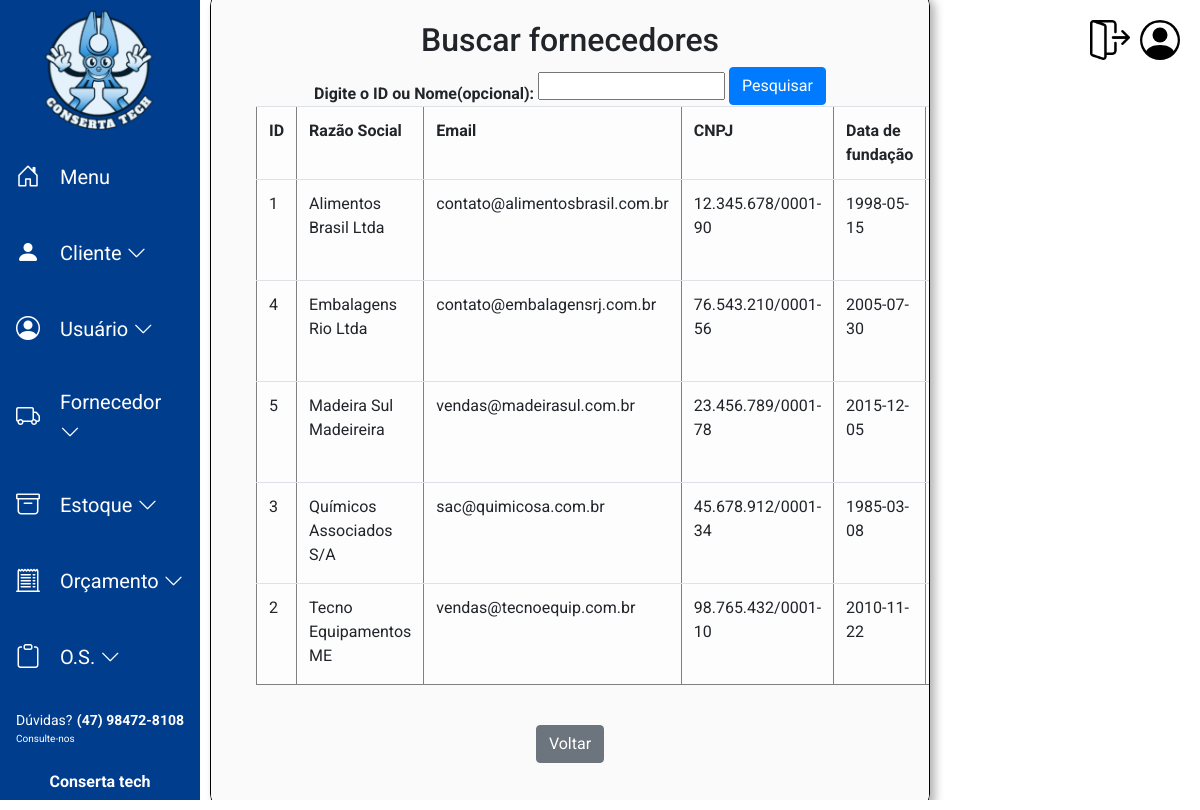
The page /Sistema_Conserta_Tech/Fornecedor/buscar_fornecedor.php (signed in) on the database its author committed.
### tables this page shows
CREATE TABLE `fornecedor` (
  `id_fornecedor` INT NOT NULL AUTO_INCREMENT,
  `email` VARCHAR(100) UNIQUE,
  `razao_social` VARCHAR(50) NOT NULL,
  `cnpj` VARCHAR(20) UNIQUE,
  `data_fundacao` DATE,
  `produto_fornecido` VARCHAR(100),
  `data_cad` DATE DEFAULT NULL,
  `cep` VARCHAR(10) DEFAULT NULL,
  `logradouro` VARCHAR(80) DEFAULT NULL,
  `tipo` VARCHAR(20) DEFAULT NULL,
  `complemento` VARCHAR(15) DEFAULT NULL,
  `numero` INT DEFAULT NULL,
  `cidade` VARCHAR(30) DEFAULT NULL,
  `uf` VARCHAR(2) DEFAULT NULL,
  `bairro` VARCHAR(20) DEFAULT NULL,
  `telefone` VARCHAR(18) DEFAULT NULL,
  `observacoes` VARCHAR(255),
  `inativo` TINYINT DEFAULT 0,
  PRIMARY KEY (`id_fornecedor`)
);

### Sistema_Conserta_Tech/Fornecedor/buscar_fornecedor.php (the view, shortened to what this page needs)
<?php
    require_once '../Conexao/conexao.php';
    if($_SERVER["REQUEST_METHOD"] == "POST" && !empty($_POST['busca'])){
        $busca=trim($_POST['busca']);
        if(is_numeric($busca)){
            $sql="SELECT * FROM fornecedor WHERE id_fornecedor = :busca ORDER BY nome ASC";
            $stmt=$pdo->prepare($sql);
            $stmt->bindParam(':busca',$busca, PDO::PARAM_INT);
        } else {
            $sql="SELECT * FROM fornecedor WHERE razao_social LIKE :busca_nome ORDER BY razao_social ASC";
            $stmt=$pdo->prepare($sql);
            $stmt->bindValue(':busca_nome',"$busca%", PDO::PARAM_STR);
        }
    } else {
        $sql="SELECT * FROM fornecedor ORDER BY razao_social ASC";
        $stmt=$pdo->prepare($sql);
    }
    $stmt->execute();
    $fornecedores=$stmt->fetchAll(PDO::FETCH_ASSOC);
?>
<!DOCTYPE html>
<html lang="pt-br">
<head>
    <link rel="stylesheet" href="css_fornecedor.css">
    <link rel="stylesheet" href="../bootstrap/css/bootstrap.min.css">
    <link rel="stylesheet" href="https://cdn.jsdelivr.net/npm/bootstrap-icons@1.10.3/font/bootstrap-icons.css" />
    <link rel="stylesheet" href="../Menu_lateral/css-home-bar.css" />
    <link rel="stylesheet" href="https://cdn.jsdelivr.net/npm/flatpickr/dist/flatpickr.min.css">
    <link rel="stylesheet" href="https://cdn.jsdelivr.net/npm/notyf@3/notyf.min.css">
</head>
<body class="corpo">
<?php
  include("../Menu_lateral/menu.php");
?>
    <main>
    <div class="conteudo">
    <h2 align="center">Buscar fornecedores</h2>
    <form action="buscar_fornecedor.php" method="POST">
        <label for="busca">Digite o ID ou Nome(opcional): </label>
        <input type="text" id="busca" name="busca">
        <button class="btn btn-primary" type="submit">Pesquisar</button>
    </form>
    <?php if(!empty($fornecedores)): ?>
        <div class="container">
        <table id="tabela_pesquisa" border="1" class="table table-light table-hover">
            <tr>
                <th>ID</th>
                <th>Razão Social</th>
                <th>Email</th>
                <th>CNPJ</th>
                <th>Data de fundação</th>
                <th>Produto fornecido</th>
            </tr>
            <?php foreach($fornecedores as $fornecedor): ?>
                <tr>
                    <td><?=htmlspecialchars($fornecedor['id_fornecedor'])?></td>
                    <td><?=htmlspecialchars($fornecedor['razao_social'])?></td>
                    <td><?=htmlspecialchars($fornecedor['email'])?></td>
                    <td><?=htmlspecialchars($fornecedor['cnpj'])?></td>
                    <td><?=htmlspecialchars($fornecedor['data_fundacao'])?></td>
                    <td><?=htmlspecialchars($fornecedor['produto_fornecido'])?></td>
                </tr>
            <?php endforeach; ?>
        </table>
        <?php else: ?>
            <p align="center">Nenhum fornecedor encontrado.</p>
        <?php endif; ?>
        </div>
        <p align="center"><a class="btn btn-secondary" role="button" href="index.php">Voltar</a></p>
        </div>
    </main>
</body>
</html>

### Sistema_Conserta_Tech/Menu_lateral/menu.php (shortened to what this page needs)
<div id="menu-container">
  <div class="btn-expandir"></div>
  <button class="sair" title="sair da conta">
    <img src="../img/logout.png" alt="Sair">
  </button>
  <button class="fechar" title="fechar">
    <img src="../img/person-circle.svg" alt="Fechar">
  </button>
  <nav class="menu-lateral">
    <div class="top-menu">
      <ul>
        <button class="fixar-menu" id="fixar_menu">
          <img src="../img/techinho.png" alt="">
        </button>
        <li class="item-menu">
          <a href="../Principal/main.php" class="menu-link">
            <span class="icon"><i class="bi bi-house-door"></i></span>
            <span class="txt-link">Menu</span>
          </a>
        </li>
        <li class="item-menu">
          <a href="#" id="cliente" class="menu-link">
            <span class="icon"><i class="bi bi-person-fill"></i></span>
            <span class="txt-link">Cliente <i class="bi bi-chevron-down"></i></span>
          </a>
        </li>
        <li class="item-menu">
          <a href="#" id="usuario" class="menu-link">
            <span class="icon"><i class="bi bi-person-circle"></i></span>
            <span class="txt-link">Usuário <i class="bi bi-chevron-down"></i></span>
          </a>
        </li>
        <li class="item-menu">
          <a href="#" id="fornecedor" class="menu-link">
            <span class="icon"><i class="bi bi-truck"></i></span>
            <span class="txt-link">Fornecedor <i class="bi bi-chevron-down"></i></span>
          </a>
        </li>
        <li class="item-menu">
          <a href="#" id="estoque" class="menu-link">
            <span class="icon"><i class="bi bi-archive"></i></span>
            <span class="txt-link">Estoque <i class="bi bi-chevron-down"></i></span>
          </a>
        </li>
        <li class="item-menu">
          <a href="#" id="orcamento" class="menu-link">
            <span class="icon"><i class="bi bi-receipt-cutoff"></i></span>
            <span class="txt-link">Orçamento <i class="bi bi-chevron-down"></i></span>
          </a>
        </li>
        <li class="item-menu">
          <a href="#" id="os" class="menu-link">
            <span class="icon"><i class="bi bi-clipboard"></i></span>
            <span class="txt-link">O.S. <i class="bi bi-chevron-down"></i></span>
          </a>
        </li>
      </ul>
    </div>
    <div class="footer-contato">
      <div class="linha-info">
        <p class="duvidas">Dúvidas?<br><span>Consulte-nos</span></p>
        <p class="telefone">(47) 98472-8108</p>
      </div>
      <p class="empresa">Conserta tech</p>
    </div>
  </nav>
</div>

### Sistema_Conserta_Tech/Fornecedor/css_fornecedor.css (style rules this page uses)
body { margin: 0; padding: 0; min-height: 100vh; display: flex; justify-content: center; align-items: center; background-image: url("../img/fundo_site.png"); scrollbar-width: none; }
.conteudo { animation: aparecer 1.2s ease forwards; box-shadow: 5px 5px 10px rgba(0, 0, 0, 0.3); width: 90%; max-width: 800px; height: auto; align-items: center; border: 1px solid black; justify-content: center; display: flex; border-radius: 16px; background-color: #FAFAFA; padding: 30px; flex-direction: column; overflow-y: auto; scrollbar-width: none; gap: 4%; }
label { position: relative; top: 8px; font-weight: bold; margin-bottom: 5px; }

### Sistema_Conserta_Tech/Menu_lateral/css-home-bar.css (style rules this page uses)
* { margin: 0; padding: 0; box-sizing: border-box; font-family: 'Roboto', sans-serif; }
html, body { height: 100%; overflow-x: hidden; }
.menu-lateral { width: 60px; height: 100vh; background-color: #013d8d; padding: 0; box-shadow: 3px 0 0 #fff; position: fixed; top: 0; left: 0; display: flex; flex-direction: column; overflow-y: auto; padding-bottom: 20px; transition: width 0.5s ease-in; scrollbar-width: none ; z-index: 1000; }
.top-menu { flex-grow: 1; }
.btn-expandir { width: 100%; padding: 10px; }
ul { list-style: none; padding-left: 0; margin: 0; display: flex; flex-direction: column; flex-grow: 1; }
ul li { margin-bottom: 10px; }
ul li a { color: #fff; text-decoration: none; font-size: 20px; padding: 15px 16px; display: flex; align-items: center; width: 100%; box-sizing: border-box; border-radius: 8px; }
ul li a .txt-link { margin-left: 20px; }
ul li a .icon>i { font-size: 24px; }
.footer-contato { color: #fff; font-size: 13px; padding: 10px 16px; margin-top: auto; display: flex; flex-direction: column; align-items: center; text-align: center; }
.footer-contato .linha-info { display: flex; justify-content: space-between; width: 100%; font-weight: bold; font-size: 14px; }
.footer-contato .duvidas { text-align: left; font-weight: normal; }
.footer-contato .duvidas span { font-size: 10px; display: block; }
.footer-contato .telefone { text-align: right; }
.footer-contato .empresa { font-weight: bold; font-size: 16px; margin-top: 8px; }
button.sair, button.fechar { background: transparent; border: none; padding: 0; cursor: pointer; }
button.sair img, button.fechar img { width: 40px; height: 40px; transition: transform 0.2s ease, filter 0.2s ease; }
button.fechar { position: fixed; top: 20px; right: 20px; z-index: 999; }
button.sair { position: fixed; top: 20px; right: 70px; z-index: 999; }
button.fixar-menu { margin: 0; background-color: #013d8d; transition: width 0.5s ease-in, filter 0.2s ease; border: none; }
button.fixar-menu img { width: 150px; height: auto; margin: 10px; cursor: pointer; border: none; }
.fixar-menu { transition: opacity 0.3s ease; }

### rows shown on the page
fornecedor: id_fornecedor "1", razao_social "Alimentos Brasil Ltda", email "contato@alimentosbrasil.com.br", cnpj "12.345.678/0001-90", data_fundacao "1998-05-15"
fornecedor: id_fornecedor "4", razao_social "Embalagens Rio Ltda", email "contato@embalagensrj.com.br", cnpj "76.543.210/0001-56", data_fundacao "2005-07-30"
fornecedor: id_fornecedor "5", razao_social "Madeira Sul Madeireira", email "vendas@madeirasul.com.br", cnpj "23.456.789/0001-78", data_fundacao "2015-12-05"
fornecedor: id_fornecedor "3", razao_social "Químicos Associados S/A", email "sac@quimicosa.com.br", cnpj "45.678.912/0001-34", data_fundacao "1985-03-08"
fornecedor: id_fornecedor "2", razao_social "Tecno Equipamentos ME", email "vendas@tecnoequip.com.br", cnpj "98.765.432/0001-10", data_fundacao "2010-11-22"
